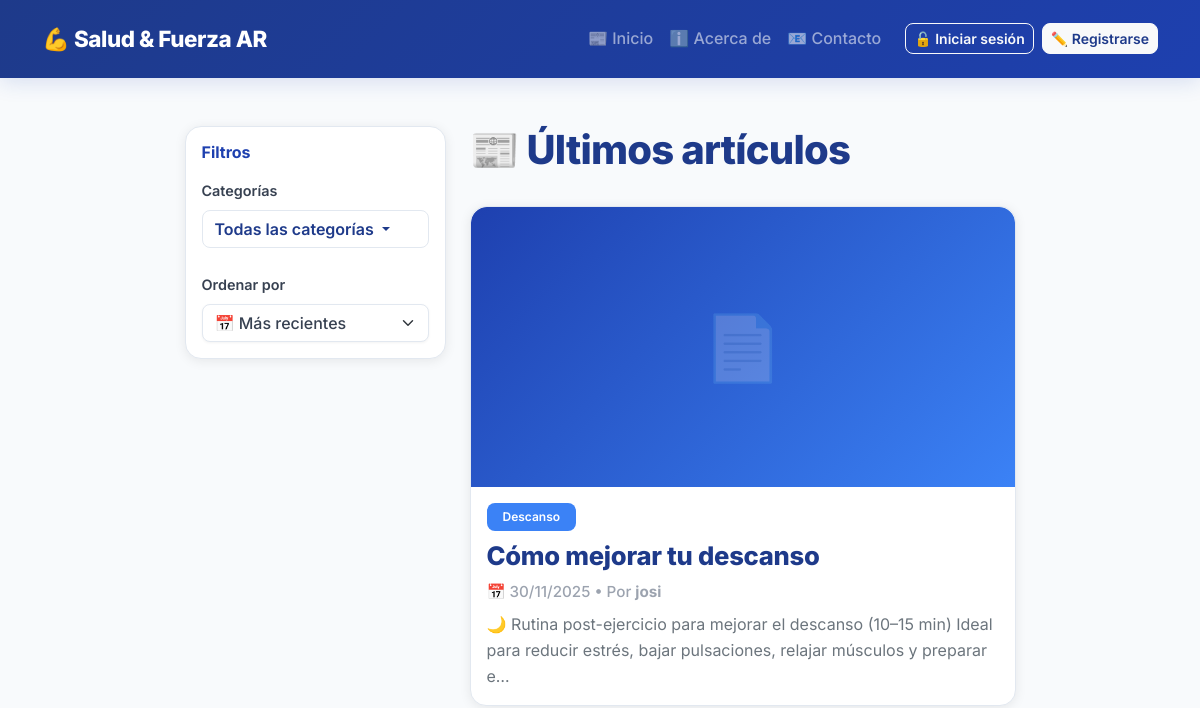
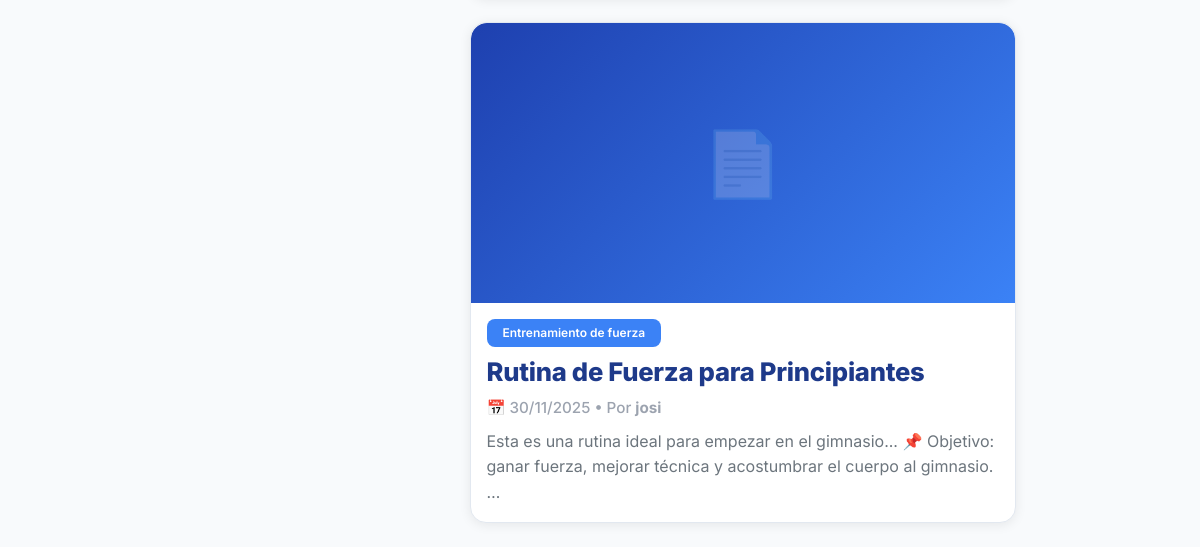
/, run on an earlier commit of the app's database (2 pictures, top to bottom).
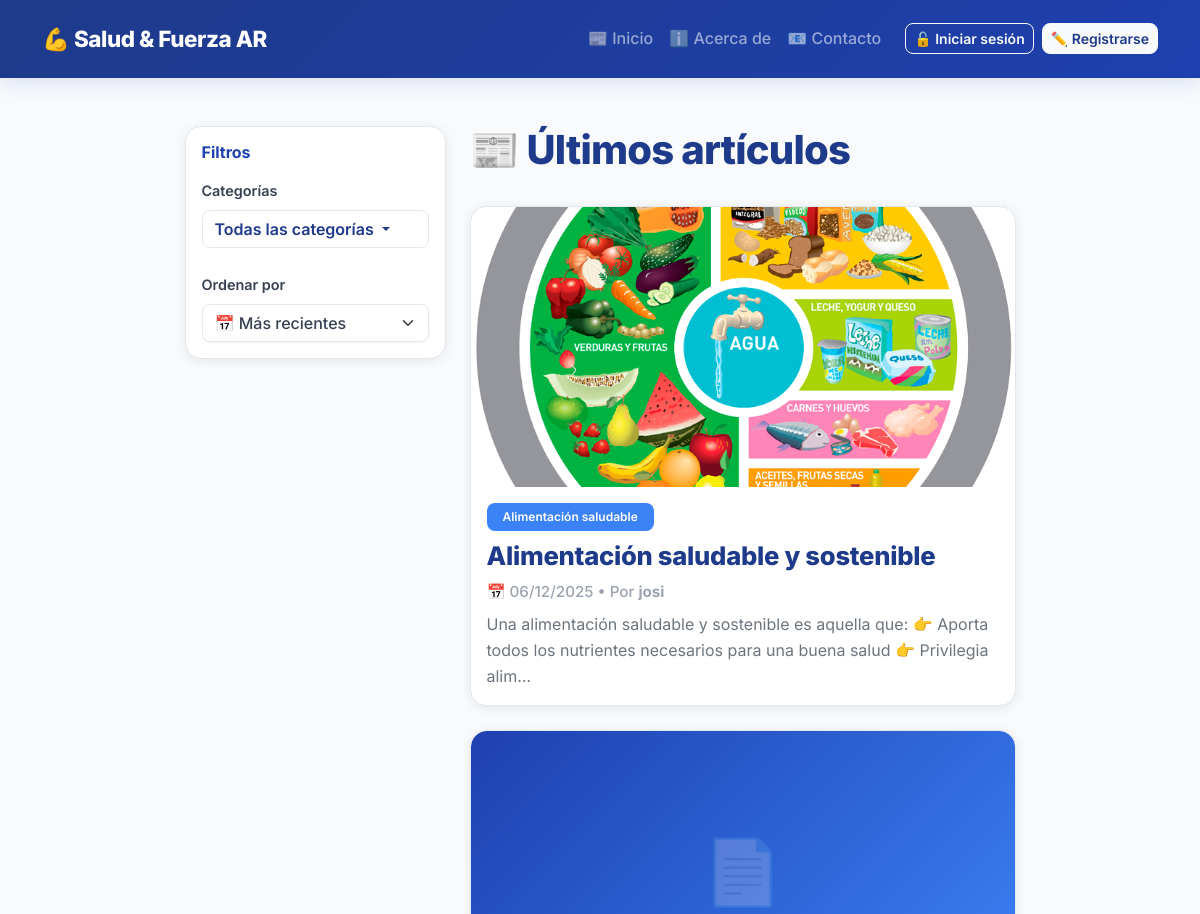
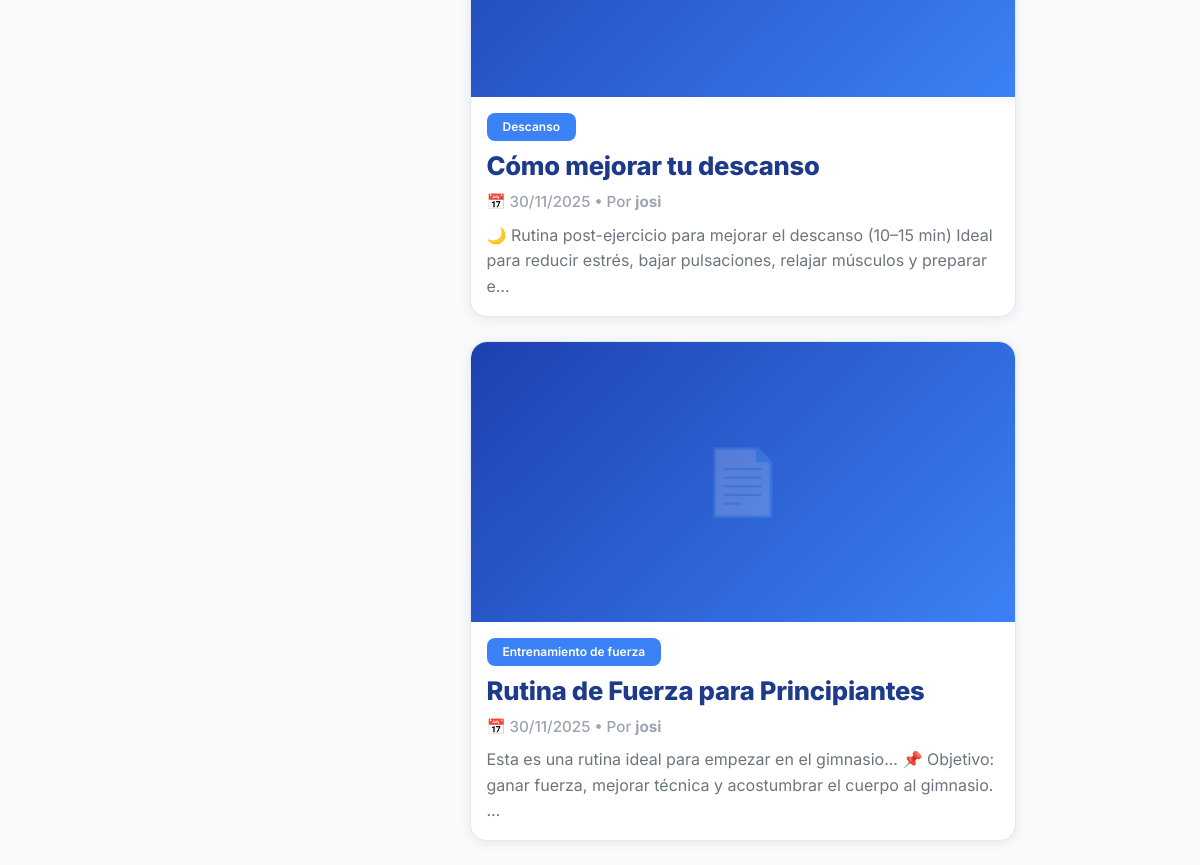
And on a later commit of the database (2 pictures, top to bottom).
### blog/models.py (models this page shows, shortened)
class Post(models.Model):
    title = models.CharField(max_length=200)
    slug = models.SlugField(unique=True, blank=True)
    category = models.ForeignKey(Category, on_delete=models.CASCADE, related_name='posts')
    author = models.ForeignKey(User, on_delete=models.CASCADE, related_name='posts')
    content = models.TextField()
    image = models.ImageField(upload_to='posts/', blank=True, null=True, help_text="Imagen principal del artículo")
    created_at = models.DateTimeField(auto_now_add=True)
    updated_at = models.DateTimeField(auto_now=True)
    is_published = models.BooleanField(default=True)
    class Meta:
        verbose_name_plural = "Posts"
        ordering = ['-created_at']

class Category(models.Model):
    name = models.CharField(max_length=100, unique=True)
    slug = models.SlugField(unique=True, blank=True)
    class Meta:
        verbose_name_plural = "Categorías"
        ordering = ['name']

### blog/views.py (the view)
# urls.py: path('', views.home, name='home'),
def home(request):
    qs = Post.objects.filter(is_published=True)
    category_slug = request.GET.get('category')
    if category_slug:
        qs = qs.filter(category__slug=category_slug)
    order = request.GET.get('order', 'date_desc')
    if order == 'date_asc':
        qs = qs.order_by('created_at')
    elif order == 'title_asc':
        qs = qs.order_by('title')
    elif order == 'title_desc':
        qs = qs.order_by('-title')
    else:  # date_desc por defecto
        qs = qs.order_by('-created_at')
    from django.core.paginator import Paginator, EmptyPage, PageNotAnInteger
    paginator = Paginator(qs, 5)  # 5 posts por página
    page = request.GET.get('page')
    try:
        posts = paginator.page(page)
    except PageNotAnInteger:
        posts = paginator.page(1)
    except EmptyPage:
        posts = paginator.page(paginator.num_pages)
    categories = Category.objects.all()
    context = {
        'posts': posts,
        'categories': categories,
        'current_category': category_slug,
        'current_order': order,
        'paginator': paginator,
        'is_paginated': posts.has_other_pages(),
    }
    return render(request, 'blog/post_list.html', context)

### blog/templates/blog/post_list.html (shortened to what this page needs)
{% extends "blog/base.html" %}
{% block content %}
  <div class="row justify-content-center">
    <div class="col-lg-3">
      <aside class="sticky-top" style="top: 20px;">
        <div class="card" style="border-radius: 1rem; border: 1px solid #e2e8f0; box-shadow: 0 2px 12px rgba(0,0,0,0.08);">
          <div class="card-body">
            <h6 class="card-title mb-3" style="font-weight: 700; color: #1e40af;">Filtros</h6>
            <div class="mb-4">
              <label class="form-label" style="font-weight: 600; font-size: 0.9rem; color: #374151;">Categorías</label>
              <div class="dropdown">
                <button class="btn btn-outline-secondary dropdown-toggle w-100 text-start" type="button" id="categoriesDropdown" data-bs-toggle="dropdown" aria-expanded="false">
                  {% if current_category %}
                    {% for cat in categories %}
                      {% if current_category == cat.slug %}{{ cat.name }}{% endif %}
                    {% endfor %}
                  {% else %}
                    Todas las categorías
                  {% endif %}
                </button>
              </div>
            </div>
            <div>
              <label class="form-label" style="font-weight: 600; font-size: 0.9rem; color: #374151;">Ordenar por</label>
              <form method="get" class="mb-0">
                <select name="order" class="form-select" onchange="this.form.submit()">
                  <option value="date_desc" {% if current_order == 'date_desc' %}selected{% endif %}>📅 Más recientes</option>
                </select>
              </form>
            </div>
          </div>
        </div>
      </aside>
    </div>
    <div class="col-lg-6">
      <h1 class="page-title">📰 Últimos artículos</h1>
      {% if posts %}
        <div class="posts-grid">
          {% for post in posts %}
            <a href="{% url 'blog:post_detail' post.slug %}" class="text-decoration-none text-dark">
              <div class="card card-post mb-4">
                {% if post.image %}
                  <div style="width: 100%; height: 280px; overflow: hidden; border-radius: 1rem 1rem 0 0;">
                    <img src="{{ post.image.url }}" alt="{{ post.title }}" class="card-post-image" style="width: 100%; height: 100%; object-fit: cover; transition: transform 0.4s ease;">
                  </div>
                {% else %}
                  <div style="width: 100%; height: 280px; background: linear-gradient(135deg, #1e40af 0%, #3b82f6 100%); border-radius: 1rem 1rem 0 0; display: flex; align-items: center; justify-content: center;">
                    <span style="font-size: 4rem; opacity: 0.2;">📄</span>
                  </div>
                {% endif %}
                <div class="card-body">
                  <div class="d-flex justify-content-between align-items-start mb-2">
                    {% if post.category %}
                      <span class="badge bg-primary">
                        {{ post.category.name }}
                      </span>
                    {% endif %}
                  </div>
                  <h3 class="card-title mb-2">{{ post.title }}</h3>
                  <p class="text-muted-date mb-2">
                    📅 {{ post.created_at|date:"d/m/Y" }} • Por <strong>{{ post.author.username }}</strong>
                  </p>
                  <p class="card-text text-secondary mb-0">
                    {{ post.content|truncatechars:140 }}
                  </p>
                </div>
              </div>
            </a>
          {% endfor %}
        </div>
      {% else %}
        <div class="alert alert-info" style="border-left: 4px solid var(--primary); background-color: #f0f4f8; border-radius: 0.5rem;">
          <strong>ℹ️ Sin artículos</strong><br>
          Todavía no hay artículos publicados. Pronto vas a ver contenido sobre entrenamiento,
          alimentación y descanso. ¡Vuelve pronto!
        </div>
      {% endif %}
    </div>
  </div>
{% endblock %}

What changed in the data, as far as the page shows it:
added Post: image (picture), category.name "Alimentación saludable", title "Alimentación saludable y sostenible", created_at "06/12/2025", author.username "josi", content "Una alimentación saludable y sostenible es aquella que: 👉 Aporta todos los nutrientes necesarios para una buena salud 👉 Privilegia alim…"
